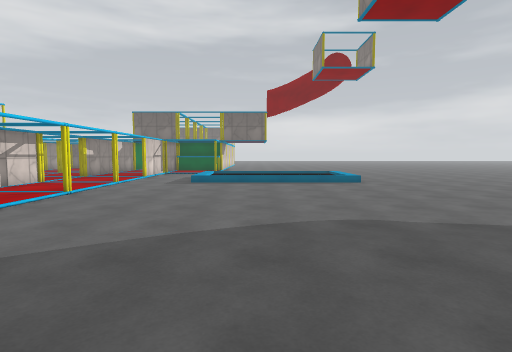
View 1 (above)

23 first-person views from a walk through a 3-D level made in the Unity game engine. The camera is 1.4 m above the floor, tilts 4° down and sees 80° across. The floor is counted in squares, 1 m on a side. Each view is taken from the middle of a square. On the plan, view 1 faces up. The plan holds only what a view shows up to about 14 squares ahead; the rest is blank. The place goes on beyond the plan. The player is left out. Some surface patterns are stand-ins.

View 2
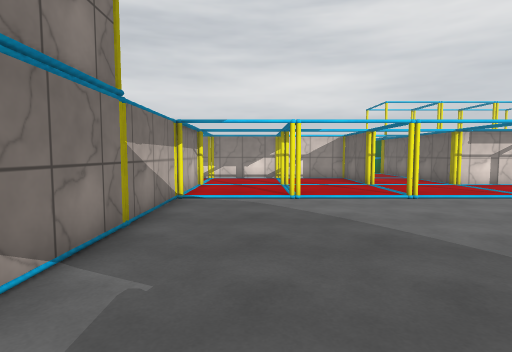

View 3
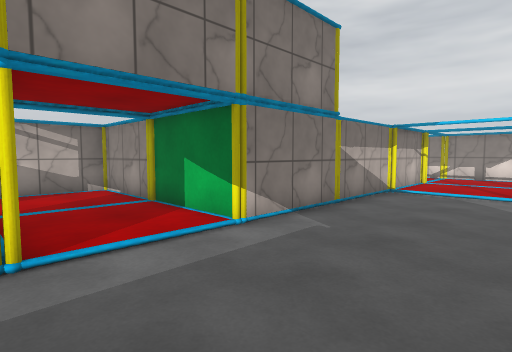

View 4
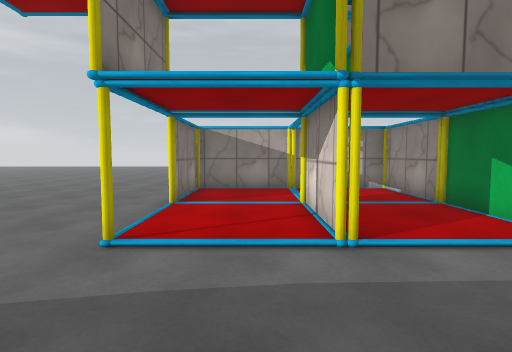

View 5
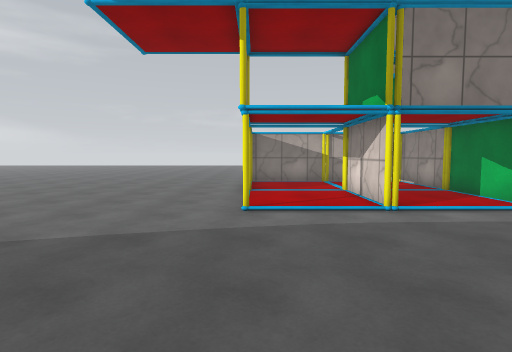

View 6
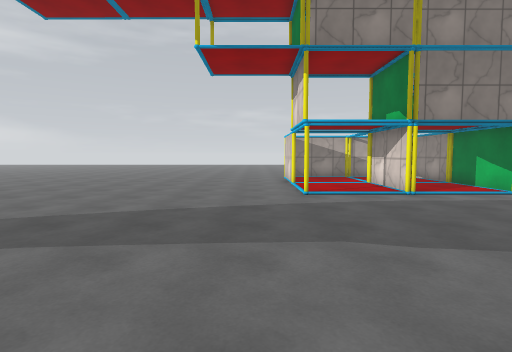

View 7
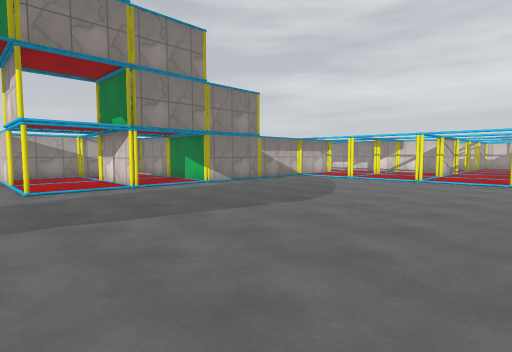

View 8
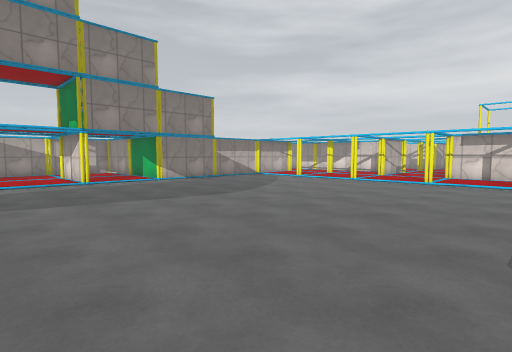

View 9
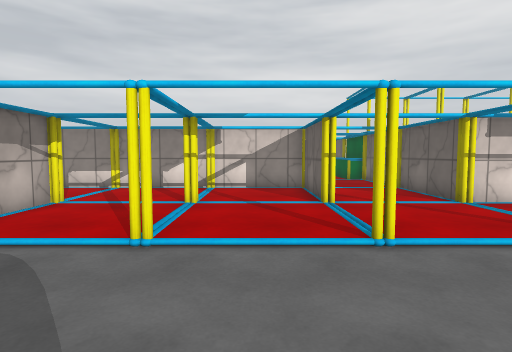

View 10
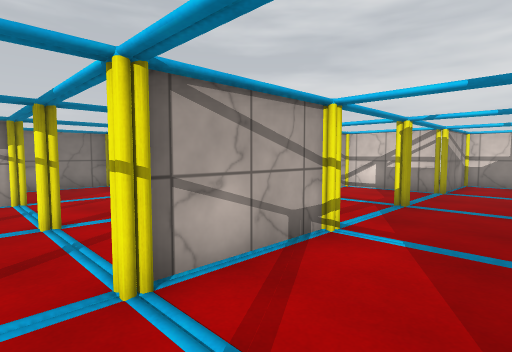

View 11
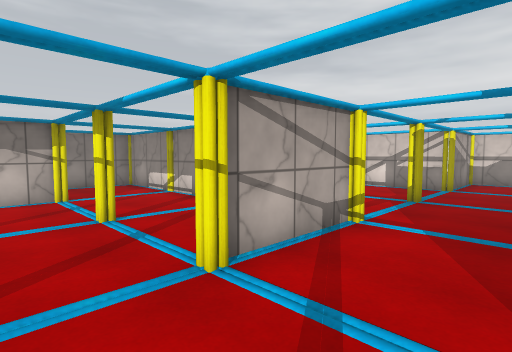

View 12
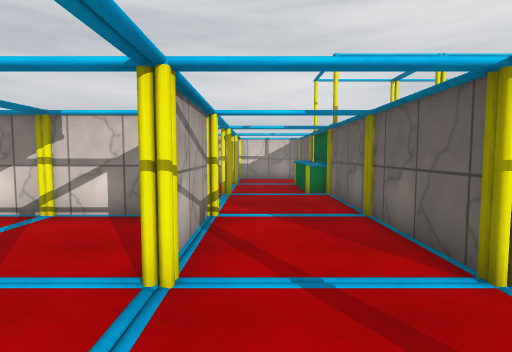

View 13
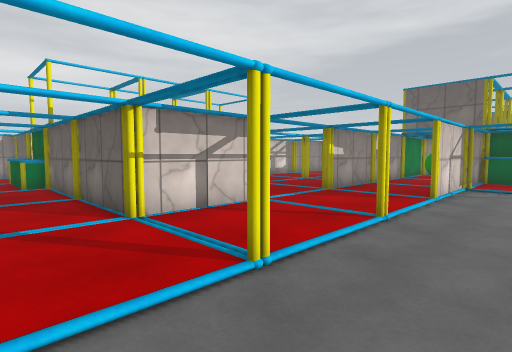

View 14
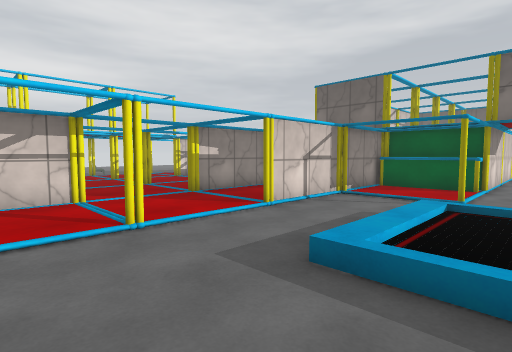

View 15
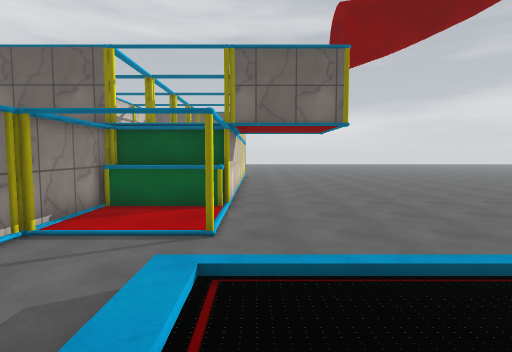

View 16
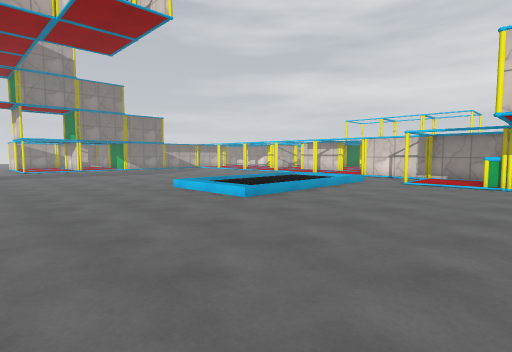

View 17
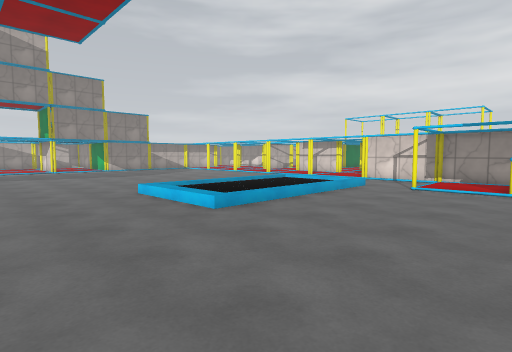

View 18
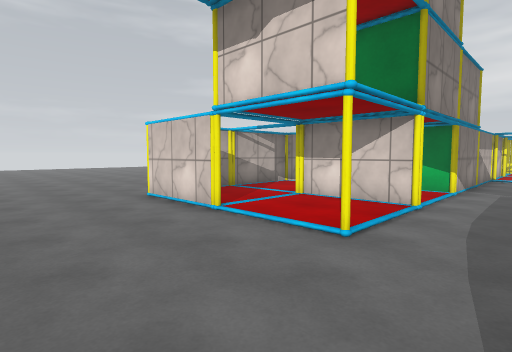

View 19
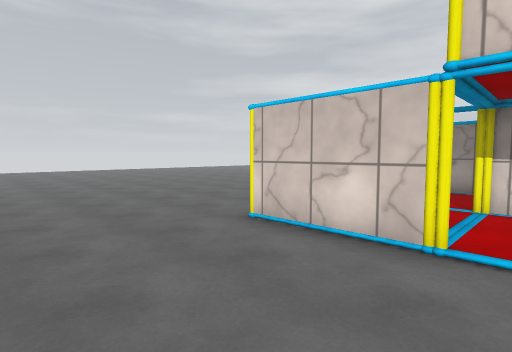

View 20
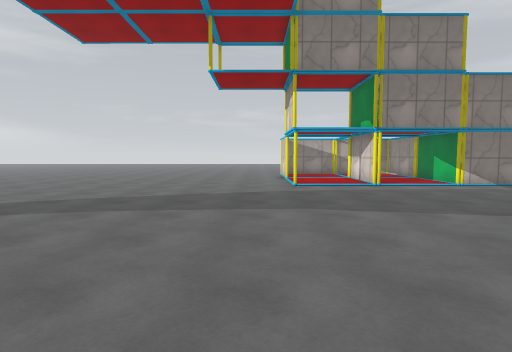

View 21
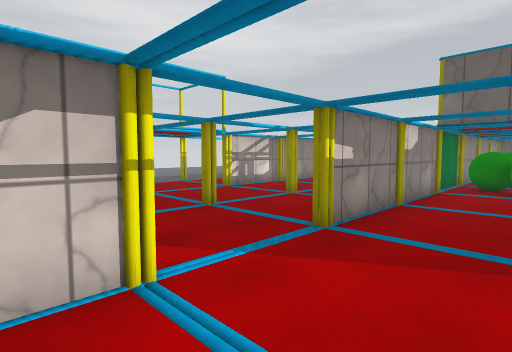

View 22
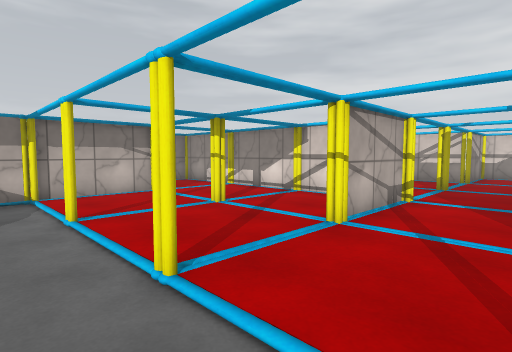

View 23
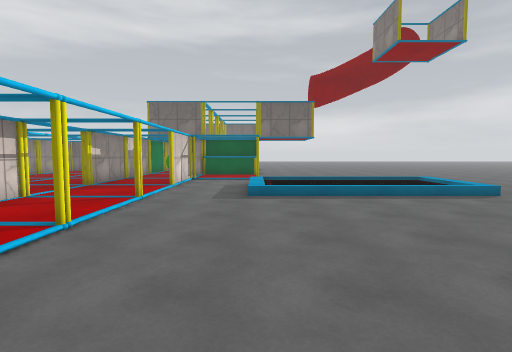

### Floor plan
Key: @ floor where view 1 was taken; # wall or solid block; x gap in a wall; . main floor; : floor 0.25 m higher than the main floor; O other object.
Columns run from 23 left of view 1 to 13 right of it. Each row starts with its distance up from view 1.
 27              ###    #............. .
 26              #.#OOOOO..............
 25              #..#OOOO...............
 24              #..#   ................
 23              #..#   ................
 22          #.  #..#...O...............
 21          ... #..#...................
 20          ... #..#..................
 19          ....#..#...:::::::::......
 18          O...O..O...:::::::::......
 17                 ....:::::::::......
 16                 ....:::::::::......
 15                 ...................
 14              #..#..................
 13              #.....................
 12              #.....................
 11   OOO #######O..O...................
 10   OOOO...............................
  9      .........  .....................
  8  ..  .........  .....................
  7 ###..#...####.  O....................
  6   #..... #....  .....................
  5   #...   #....  .....................
  4   #..    #....  .....................
  3   #      #...x  O....................
  2          #....  .....................
  1          #....  .....................
  0          #....  O......@.............
 -1          #...############...#..#.....
 -2          #...           #...#........
 -3          #...           #...#........
 -4          ####           #...#........
 -5                         #......#.....
 -6                         #......#.....
 -7                         #......#.....
 -8                         ########.....
 -9                               .......
-10                               ......

Where each view was taken, in squares from view 1:
view 1: 0 up, 0 right, facing up
view 2: 2 up, 3 right, facing left
view 3: 4 up, 5 right, facing down-left
view 4: 4 up, 6 right, facing down
view 5: 7 up, 8 right, facing down
view 6: 10 up, 10 right, facing down
view 7: 12 up, 10 right, facing down-left
view 8: 15 up, 9 right, facing down-left
view 9: 5 up, 2 left, facing left
view 10: 10 up, 9 left, facing down-left
view 11: 10 up, 8 left, facing down-left
view 12: 8 up, 7 left, facing left
view 13: 8 up, 4 left, facing up-left
view 14: 12 up, 1 left, facing up-left
view 15: 16 up, 2 left, facing up
view 16: 27 up, 12 right, facing down-left
view 17: 26 up, 10 right, facing down-left
view 18: 2 up, 13 right, facing down-left
view 19: 3 down, 13 right, facing down-left
view 20: 13 up, 10 right, facing down
view 21: 13 up, 7 left, facing up-left
view 22: 10 up, 5 left, facing down-left
view 23: 5 up, 3 left, facing up
